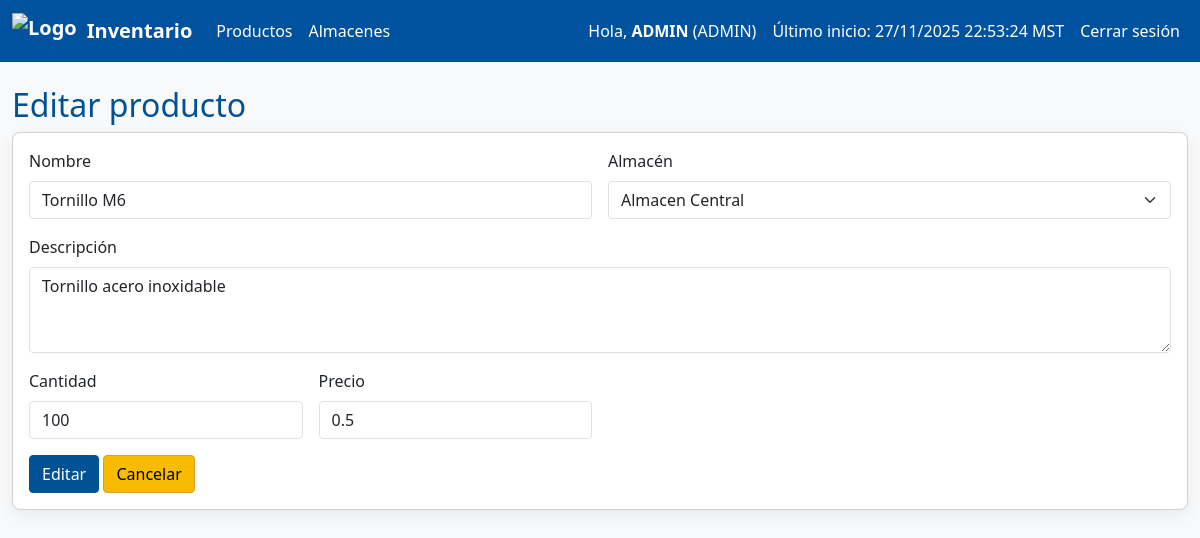
The page /productos/edit/1 (signed in) on the database its author committed.
### app/models.py (models this page shows, shortened)
class User(UserMixin, db.Model):
    __tablename__ = 'usuarios'
    nombre = db.Column(db.String(64), primary_key=True)  # nombre como PK (requisito)
    password = db.Column(db.String(255), nullable=False)
    fecha_hora_ultimo_inicio = db.Column(db.DateTime, nullable=True)  # <-- usado por el requisito
    rol = db.Column(db.String(20), nullable=False)

class Producto(db.Model):
    __tablename__ = 'productos'
    id = db.Column(db.Integer, primary_key=True)
    nombre = db.Column(db.String(200), nullable=False)
    descripcion = db.Column(db.Text, nullable=True)
    cantidad = db.Column(db.Integer, nullable=False, default=0)
    precio = db.Column(db.Float, nullable=False, default=0.0)
    almacen_id = db.Column(db.Integer, db.ForeignKey('almacenes.id'), nullable=True)
    almacen = db.relationship('Almacen', back_populates='productos')
    fecha_hora_creacion = db.Column(db.DateTime, nullable=False, default=now_utc)
    fecha_hora_ultima_modificacion = db.Column(db.DateTime, nullable=True, onupdate=now_utc)
    ultimo_usuario_en_modificar = db.Column(db.String(64), nullable=True)

### app/products.py (the view, shortened to what this page needs)
@bp.route('/edit/<int:id>', methods=['GET', 'POST'])
@login_required
@role_required('ADMIN', 'PRODUCTOS')
def edit(id):
    p = Producto.query.get_or_404(id)
    form = ProductForm(request.form, obj=p)
    form.almacen_id.choices = [(a.id, a.nombre) for a in Almacen.query.all()]
    return render_template('products/form.html', form=form, action='Editar', producto=p)

### app/forms.py
class ProductForm(Form):
    nombre = StringField('Nombre', [InputRequired()])
    descripcion = TextAreaField('Descripción', [Optional()])
    cantidad = IntegerField('Cantidad', [InputRequired(), NumberRange(min=0)])
    precio = FloatField('Precio', [InputRequired(), NumberRange(min=0)])
    almacen_id = SelectField('Almacén', coerce=int)

### app/models.py (called while the page is built)
@login_manager.user_loader
def load_user(user_id):
    return db.session.get(User, user_id)

### app/templates/products/form.html
{% extends "base.html" %}
{% block content %}
<h2>{{ action }} producto</h2>
<form method="post" class="card p-3">
  <div class="row g-3">
    <div class="col-md-6">
      <label class="form-label">Nombre</label>
      {{ form.nombre(class="form-control") }}
    </div>
    <div class="col-md-6">
      <label class="form-label">Almacén</label>
      {{ form.almacen_id(class="form-select") }}
    </div>
    <div class="col-12">
      <label class="form-label">Descripción</label>
      {{ form.descripcion(class="form-control", rows="3") }}
    </div>
    <div class="col-md-3">
      <label class="form-label">Cantidad</label>
      {{ form.cantidad(class="form-control") }}
    </div>
    <div class="col-md-3">
      <label class="form-label">Precio</label>
      {{ form.precio(class="form-control") }}
    </div>
    <div class="col-12">
      <button class="btn btn-primary btn-rounded">{{ action }}</button>
      <a class="btn btn-secondary btn-rounded" href="{{ url_for('products.list') }}">Cancelar</a>
    </div>
  </div>
</form>
{% endblock %}

### app/templates/base.html (shortened to what this page needs)
<!doctype html>
<html lang="es">
<head>
  <link href="https://cdn.jsdelivr.net/npm/bootstrap@5.3.2/dist/css/bootstrap.min.css" rel="stylesheet">
  <link rel="stylesheet" href="{{ url_for('static', filename='css/style.css') }}">
</head>
<body class="bg-light">
<nav class="navbar navbar-expand-lg navbar-dark bg-unison">
  <div class="container-fluid">
    <a class="navbar-brand d-flex align-items-center" href="{{ url_for('index') }}">
      <img src="{{ url_for('static', filename='images/Escudo-Color.png') }}" alt="Logo" style="height:36px; margin-right:10px;">
      <span>Inventario</span>
    </a>
    <div class="collapse navbar-collapse" id="mainNav">
      <ul class="navbar-nav me-auto mb-2 mb-lg-0">
        <li class="nav-item"><a class="nav-link" href="{{ url_for('products.list') }}">Productos</a></li>
        <li class="nav-item"><a class="nav-link" href="{{ url_for('warehouses.list') }}">Almacenes</a></li>
      </ul>
      <ul class="navbar-nav ms-auto">
        {% if current_user.is_authenticated %}
          <li class="nav-item">
            <span class="nav-link">Hola, <strong>{{ current_user.nombre }}</strong> ({{ current_user.rol }})</span>
          </li>
          {% if current_user.fecha_hora_ultimo_inicio %}
            <li class="nav-item">
              <span class="nav-link small">Último inicio: {{ current_user.fecha_hora_ultimo_inicio | local_dt }}</span>
            </li>
          {% endif %}
          <li class="nav-item"><a class="nav-link" href="{{ url_for('auth.logout') }}">Cerrar sesión</a></li>
        {% else %}
          <li class="nav-item"><a class="nav-link" href="{{ url_for('auth.login') }}">Iniciar sesión</a></li>
        {% endif %}
      </ul>
    </div>
  </div>
</nav>
<div class="container mt-4">
  {% block content %}{% endblock %}
</div>
</body>
</html>

### app/static/css/style.css (style rules this page uses)
:root { --azul-unison:#00529e; --azul-oscuro:#015294; --dorado:#f8bb00; --dorado-oscuro:#d99e30; --radio: 4px; }
body { font-family: "Segoe UI", "Segoe UI Historic", system-ui, -apple-system, Roboto, "Helvetica Neue", Arial, sans-serif; color: #111; }
.container { max-width: 1200px; }
.bg-unison { background-color: var(--azul-unison) !important; }
.navbar .nav-link { color: #fff !important; }
.navbar .navbar-brand { color: #fff !important; font-weight:600; }
.btn-rounded { border-radius: var(--radio) !important; }
.btn { border-radius: var(--radio) !important; }
input.form-control, textarea.form-control, select.form-select { border-radius: var(--radio) !important; }
.btn-primary { background-color: var(--azul-oscuro) !important; border-color: var(--azul-oscuro) !important; color: #fff !important; }
.btn-secondary { background-color: var(--dorado) !important; border-color: var(--dorado-oscuro) !important; color: #000 !important; }
.card { border-radius: 8px; box-shadow: 0 6px 18px rgba(0,0,0,0.06); }
h1, h2, h3 { color: var(--azul-oscuro); }

### app/templates/base.html (style rules this page uses)
body { font-family: "Segoe UI", "Segoe UI Historic", system-ui, -apple-system, Roboto, "Helvetica Neue", Arial, sans-serif; }

### rows shown on the page
User: nombre "ADMIN", rol "ADMIN", fecha_hora_ultimo_inicio|local_dt "27/11/2025 22:53:24 MST"
Producto: nombre "Tornillo M6", almacen_id "Almacen Central", descripcion "Tornillo acero inoxidable", cantidad "100", precio "0.5"

### other values the page prints
{{ action }} "Editar"
